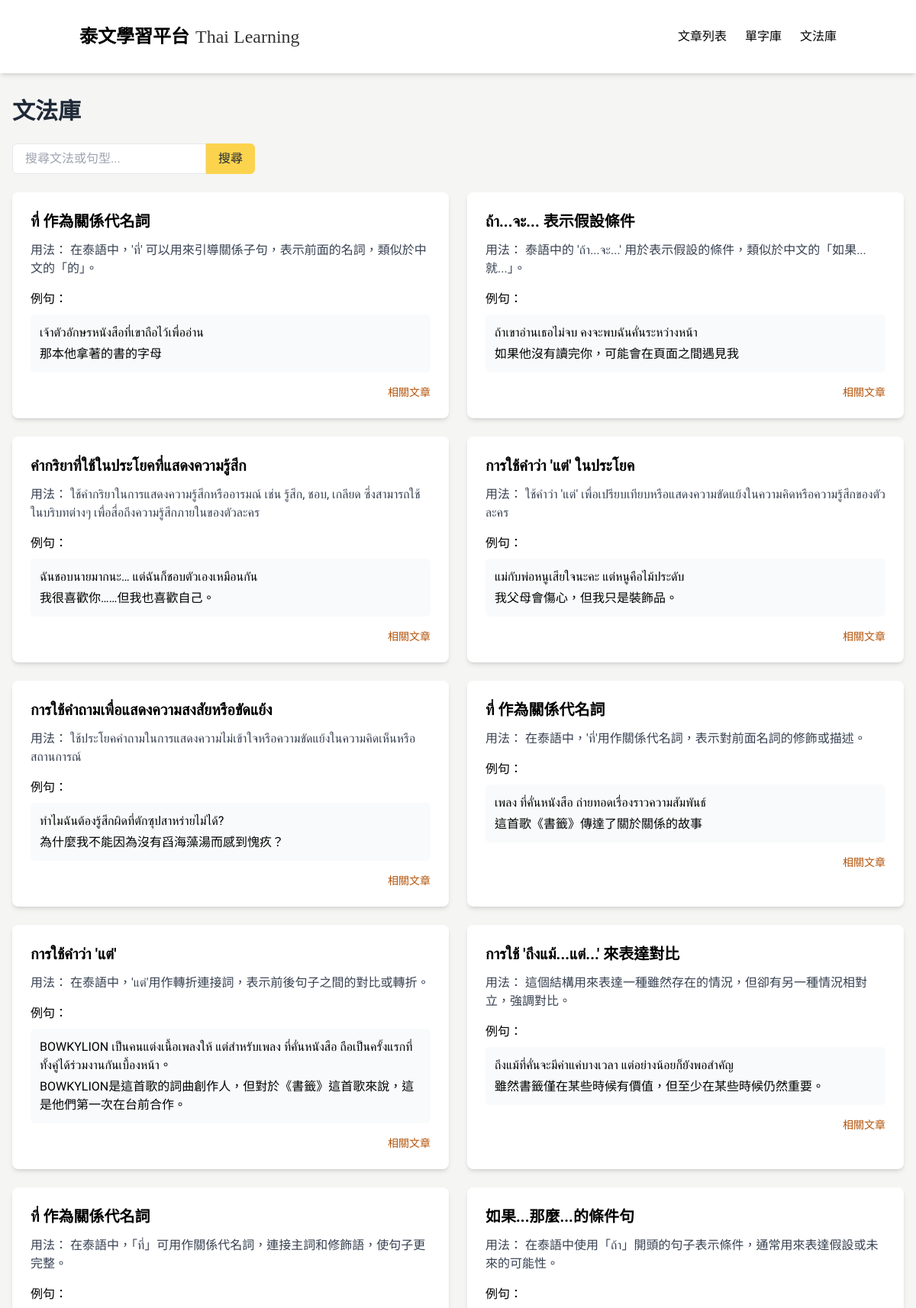
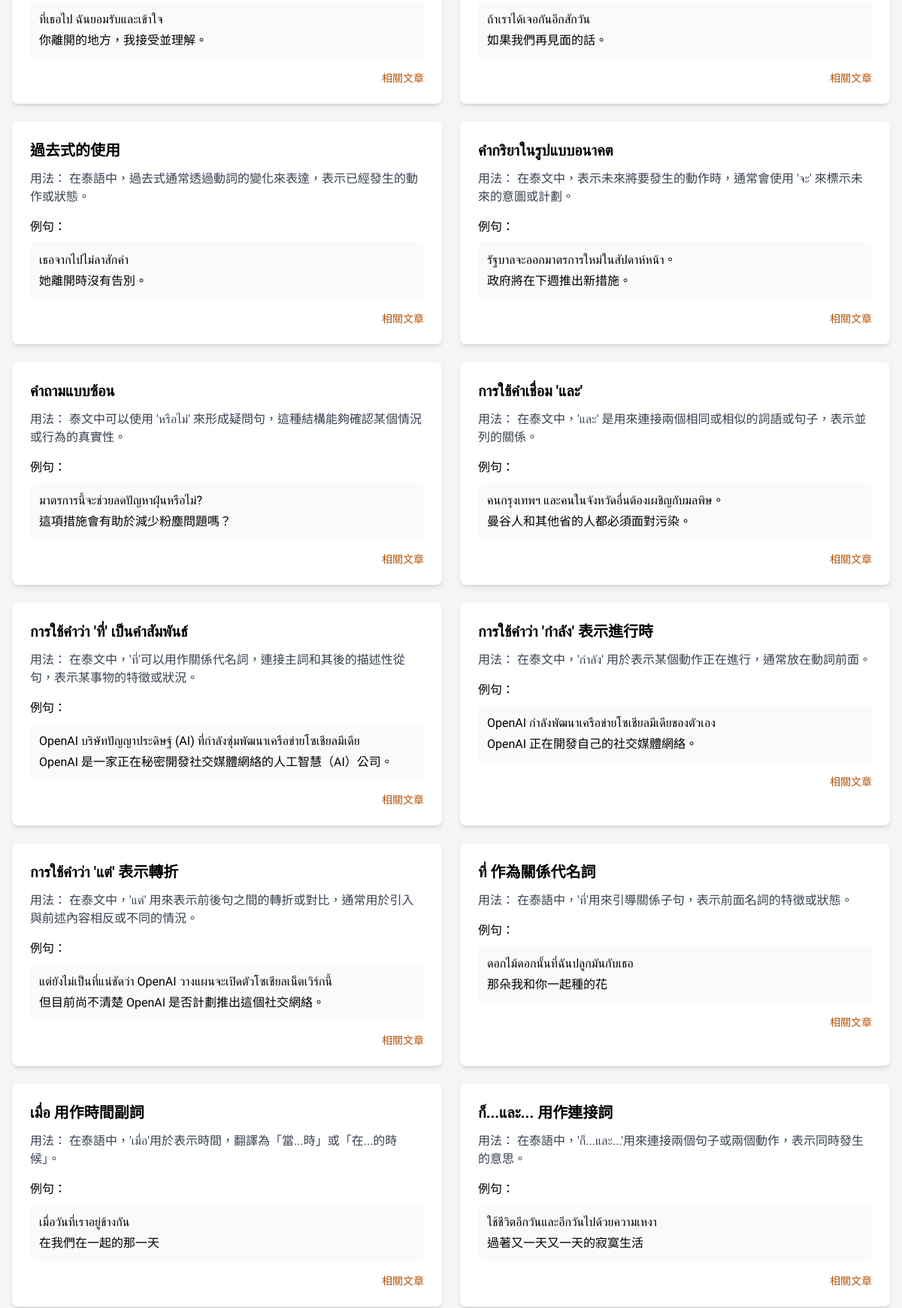
Screenshot of /grammar (upper part) with the database file from the repository (2 pictures, top to bottom).
### tables this page shows
CREATE TABLE GrammarPoint (
            id INTEGER PRIMARY KEY AUTOINCREMENT,
            title TEXT,
            explanation TEXT,
            articleId INTEGER,
            createdAt TEXT,
            updatedAt TEXT
        );

CREATE TABLE GrammarExample (
            id INTEGER PRIMARY KEY AUTOINCREMENT,
            thai TEXT,
            chinese TEXT,
            grammarPointId INTEGER,
            createdAt TEXT,
            updatedAt TEXT
        );

### app_sqlite.py (the view)
@app.route('/grammar')
def grammar():
    conn = get_db_connection()
    grammar_points = conn.execute("""
        SELECT DISTINCT GrammarPoint.*
        FROM GrammarPoint
        JOIN GrammarArticle ON GrammarPoint.id = GrammarArticle.grammarPointId
        JOIN Article ON GrammarArticle.articleId = Article.id
        WHERE Article.status = 'published'
        ORDER BY GrammarPoint.createdAt DESC
    """).fetchall()
    grammar_article_map = {}
    grammar_article_counts = {}
    grammar_article_links = {}
    rows = conn.execute("""
        SELECT grammarPointId, Article.id as articleId, Article.chineseTitle
        FROM GrammarArticle
        JOIN Article ON GrammarArticle.articleId = Article.id
        WHERE Article.status = 'published'
    """).fetchall()
    for row in rows:
        gid = row['grammarPointId']
        grammar_article_map.setdefault(gid, []).append(row['chineseTitle'])
        grammar_article_links.setdefault(gid, []).append({'id': row['articleId'], 'title': row['chineseTitle']})
        grammar_article_counts[gid] = grammar_article_counts.get(gid, 0) + 1
    grammar_data = []
    for point in grammar_points:
        examples = conn.execute('SELECT * FROM GrammarExample WHERE grammarPointId = ?', (point['id'],)).fetchall()
        grammar_data.append({
            'id': point['id'],
            'title': point['title'],
            'explanation': point['explanation'],
            'examples': examples,
            'articleLinks': grammar_article_links.get(point['id'], []),
            'articleCount': grammar_article_counts.get(point['id'], 0),
            'detailUrl': f'/grammar/{point["id"]}'
        })
    conn.close()
    return render_template('grammar_adjust.html', grammar_points=grammar_data)

### app_sqlite.py (called while the page is built)
def get_db_connection():
    base_path = os.path.dirname(os.path.abspath(__file__))
    db_path = os.path.join(base_path, 'data.db')
    conn = sqlite3.connect(db_path)  # SQLite 檔名
    conn.row_factory = sqlite3.Row     # 讓取出的資料像字典一樣操作
    return conn

### templates/grammar_adjust.html (shortened to what this page needs)
<!DOCTYPE html>
<html lang="zh-TW">
<head>
  <script src="https://cdn.tailwindcss.com"></script>
</head>
<body>
  <nav class="bg-white shadow-md sticky top-0 z-50">
    <div class="container mx-auto px-4 py-4">
      <div class="flex justify-between items-center py-4">
        <div class="flex items-center space-x-2">
          <a href="/" class="flex items-end space-x-2">
            <span class="nav-title text-2xl font-bold text-black">泰文學習平台</span>
            <span class="nav-subtitle text-2xl text-black/80 self-end">Thai Learning</span>
          </a>
        </div>
        <div class="hidden md:flex space-x-6">
          <a href="/" class="tab-btn active-tab text-black hover:text-gray-700" data-tab="articles">文章列表</a>
          <a href="/vocabulary" class="text-black hover:text-gray-700">單字庫</a>
          <a href="/grammar" class="text-black hover:text-gray-700">文法庫</a>
        </div>
      </div>
    </div>
  </nav>
  <div class="min-h-screen">
    <div class="px-4 pt-8 pb-20">
      <h1 class="text-3xl font-bold mb-6 text-gray-800">文法庫</h1>
      <div class="mb-6">
        <div class="flex mb-4">
          <input id="grammar-search" type="text" placeholder="搜尋文法或句型..." class="border rounded-l-md px-4" />
          <button class="bg-[#FCD34D] hover:bg-[#FBBF24] text-[#1F2937] hover:text-white px-4 py-2 rounded-r-md transition-colors">搜尋</button>
        </div>
      </div>
      <div class="grid grid-cols-1 md:grid-cols-2 lg:grid-cols-2 gap-6">
        {% for point in grammar_points %}
        <div class="bg-white rounded-lg shadow-md overflow-hidden grammar-card">
          <div class="p-6">
            <h3 class="text-xl font-semibold mb-3">{{ point.title }}</h3>
            <div class="mb-4">
              <p class="mb-2 text-gray-700"><span class="font-medium">用法：</span> {{ point.explanation }}</p>
            </div>
            {% if point.examples %}
            <div class="mb-4">
              <h4 class="font-medium mb-2">例句：</h4>
              {% for example in point.examples %}
              <div class="bg-gray-50 p-3 rounded-md mb-2">
                <p class="thai-text mb-1">{{ example.thai }}</p>
                <p>{{ example.chinese }}</p>
              </div>
              {% endfor %}
            </div>
            {% endif %}
            {% if point.articleLinks %}
              <div class="text-right text-[#B45309] text-sm mt-2">
                <a href="/grammar/{{ point.id }}" class="hover:underline">相關文章</a>
              </div>
            {% endif %}
          </div>
        </div>
        {% endfor %}
      </div>
    </div>
  </div>
</body>
</html>

### templates/grammar_adjust.html (style rules this page uses)
:root { --main-color: #FCD34D; --main-color-hover: #FBBF24; --main-color-light: #FFFDEA; --main-color-light-hover: #FEF3C7; --main-color-bg: #ffffff; --main-color-dark: #1F2937; --main-color-darker: #111827; }
body { font-family: 'Noto Sans TC', 'Sarabun', sans-serif; background-color: #F5F5F4; }
.thai-text { font-family: 'Sarabun', sans-serif; }
.nav-title { font-family: 'Jin Xuan', '金萱體', 'Noto Sans TC', sans-serif; font-weight: bold; }
.nav-subtitle { font-family: 'Times New Roman', serif; font-size: 1.5rem; line-height: 2rem; }

### rows the page displays
GrammarPoint: title "ที่ 作為關係代名詞", explanation "在泰語中，'ที่' 可以用來引導關係子句，表示前面的名詞，類似於中文的「的」。"
GrammarExample: thai "เจ้าตัวอักษรหนังสือที่เขาถือไว้เพื่ออ่าน", chinese "那本他拿著的書的字母"
GrammarPoint: title "ถ้า...จะ... 表示假設條件", explanation "泰語中的 'ถ้า...จะ...' 用於表示假設的條件，類似於中文的「如果...就...」。"
GrammarExample: thai "ถ้าเขาอ่านเธอไม่จบ คงจะพบฉันคั่นระหว่างหน้า", chinese "如果他沒有讀完你，可能會在頁面之間遇見我"
GrammarPoint: title "คำกริยาที่ใช้ในประโยคที่แสดงความรู้สึก", explanation "ใช้คำกริยาในการแสดงความรู้สึกหรืออารมณ์ เช่น รู้สึก, ชอบ, เกลียด ซึ่งสามารถใช้ในบริบทต่างๆ เพื่อสื่อถึงความรู้สึกภายในของตัวละคร"
GrammarExample: thai "ฉันชอบนายมากนะ… แต่ฉันก็ชอบตัวเองเหมือนกัน", chinese "我很喜歡你……但我也喜歡自己。"
GrammarPoint: title "การใช้คำว่า 'แต่' ในประโยค", explanation "ใช้คำว่า 'แต่' เพื่อเปรียบเทียบหรือแสดงความขัดแย้งในความคิดหรือความรู้สึกของตัวละคร"
GrammarExample: thai "แม่กับพ่อหนูเสียใจนะคะ แต่หนูคือไม้ประดับ", chinese "我父母會傷心，但我只是裝飾品。"
GrammarPoint: title "การใช้คำถามเพื่อแสดงความสงสัยหรือขัดแย้ง", explanation "ใช้ประโยคคำถามในการแสดงความไม่เข้าใจหรือความขัดแย้งในความคิดเห็นหรือสถานการณ์"
GrammarExample: thai "ทำไมฉันต้องรู้สึกผิดที่ตักซุปสาหร่ายไม่ได้?", chinese "為什麼我不能因為沒有舀海藻湯而感到愧疚？"
GrammarPoint: title "ที่ 作為關係代名詞", explanation "在泰語中，'ที่'用作關係代名詞，表示對前面名詞的修飾或描述。"
GrammarExample: thai "เพลง ที่คั่นหนังสือ ถ่ายทอดเรื่องราวความสัมพันธ์", chinese "這首歌《書籤》傳達了關於關係的故事"
GrammarPoint: title "การใช้คำว่า 'แต่'", explanation "在泰語中，'แต่'用作轉折連接詞，表示前後句子之間的對比或轉折。"
GrammarExample: thai "BOWKYLION เป็นคนแต่งเนื้อเพลงให้ แต่สำหรับเพลง ที่คั่นหนังสือ ถือเป็นครั้งแรกที่ทั้งคู่ได้ร่วมงานกันเบื้องหน้า。", chinese "BOWKYLION是這首歌的詞曲創作人，但對於《書籤》這首歌來說，這是他們第一次在台前合作。"
GrammarPoint: title "การใช้ 'ถึงแม้...แต่...' 來表達對比", explanation "這個結構用來表達一種雖然存在的情況，但卻有另一種情況相對立，強調對比。"
GrammarExample: thai "ถึงแม้ที่คั่นจะมีค่าแค่บางเวลา แต่อย่างน้อยก็ยังพอสำคัญ", chinese "雖然書籤僅在某些時候有價值，但至少在某些時候仍然重要。"
GrammarPoint: title "ที่ 作為關係代名詞", explanation "在泰語中，「ที่」可用作關係代名詞，連接主詞和修飾語，使句子更完整。"
GrammarExample: thai "ที่เธอไป ฉันยอมรับและเข้าใจ", chinese "你離開的地方，我接受並理解。"
GrammarPoint: title "如果...那麼...的條件句", explanation "在泰語中使用「ถ้า」開頭的句子表示條件，通常用來表達假設或未來的可能性。"
GrammarExample: thai "ถ้าเราได้เจอกันอีกสักวัน", chinese "如果我們再見面的話。"
GrammarPoint: title "過去式的使用", explanation "在泰語中，過去式通常透過動詞的變化來表達，表示已經發生的動作或狀態。"
GrammarExample: thai "เธอจากไปไม่ลาสักคำ", chinese "她離開時沒有告別。"
GrammarPoint: title "คำกริยาในรูปแบบอนาคต", explanation "在泰文中，表示未來將要發生的動作時，通常會使用 'จะ' 來標示未來的意圖或計劃。"
GrammarExample: thai "รัฐบาลจะออกมาตรการใหม่ในสัปดาห์หน้า。", chinese "政府將在下週推出新措施。"
GrammarPoint: title "คำถามแบบซ้อน", explanation "泰文中可以使用 'หรือไม่' 來形成疑問句，這種結構能夠確認某個情況或行為的真實性。"
GrammarExample: thai "มาตรการนี้จะช่วยลดปัญหาฝุ่นหรือไม่?", chinese "這項措施會有助於減少粉塵問題嗎？"
GrammarPoint: title "การใช้คำเชื่อม 'และ'", explanation "在泰文中，'และ' 是用來連接兩個相同或相似的詞語或句子，表示並列的關係。"
GrammarExample: thai "คนกรุงเทพฯ และคนในจังหวัดอื่นต้องเผชิญกับมลพิษ。", chinese "曼谷人和其他省的人都必須面對污染。"
GrammarPoint: title "การใช้คำว่า 'ที่' เป็นคำสัมพันธ์", explanation "在泰文中，'ที่'可以用作關係代名詞，連接主詞和其後的描述性從句，表示某事物的特徵或狀況。"
GrammarExample: thai "OpenAI บริษัทปัญญาประดิษฐ์ (AI) ที่กำลังซุ่มพัฒนาเครือข่ายโซเชียลมีเดีย", chinese "OpenAI 是一家正在秘密開發社交媒體網絡的人工智慧（AI）公司。"
GrammarPoint: title "การใช้คำว่า 'กำลัง' 表示進行時", explanation "在泰文中，'กำลัง' 用於表示某個動作正在進行，通常放在動詞前面。"
GrammarExample: thai "OpenAI กำลังพัฒนาเครือข่ายโซเชียลมีเดียของตัวเอง", chinese "OpenAI 正在開發自己的社交媒體網絡。"
GrammarPoint: title "การใช้คำว่า 'แต่' 表示轉折", explanation "在泰文中，'แต่' 用來表示前後句之間的轉折或對比，通常用於引入與前述內容相反或不同的情況。"
GrammarExample: thai "แต่ยังไม่เป็นที่แน่ชัดว่า OpenAI วางแผนจะเปิดตัวโซเชียลเน็ตเวิร์กนี้", chinese "但目前尚不清楚 OpenAI 是否計劃推出這個社交網絡。"
GrammarPoint: title "ที่ 作為關係代名詞", explanation "在泰語中，'ที่'用來引導關係子句，表示前面名詞的特徵或狀態。"
GrammarExample: thai "ดอกไม้ดอกนั้นที่ฉันปลูกมันกับเธอ", chinese "那朵我和你一起種的花"
GrammarPoint: title "เมื่อ 用作時間副詞", explanation "在泰語中，'เมื่อ'用於表示時間，翻譯為「當...時」或「在...的時候」。"
GrammarExample: thai "เมื่อวันที่เราอยู่ข้างกัน", chinese "在我們在一起的那一天"
GrammarPoint: title "ก็...และ... 用作連接詞", explanation "在泰語中，'ก็...และ...'用來連接兩個句子或兩個動作，表示同時發生的意思。"
GrammarExample: thai "ใช้ชีวิตอีกวันและอีกวันไปด้วยความเหงา", chinese "過著又一天又一天的寂寞生活"
